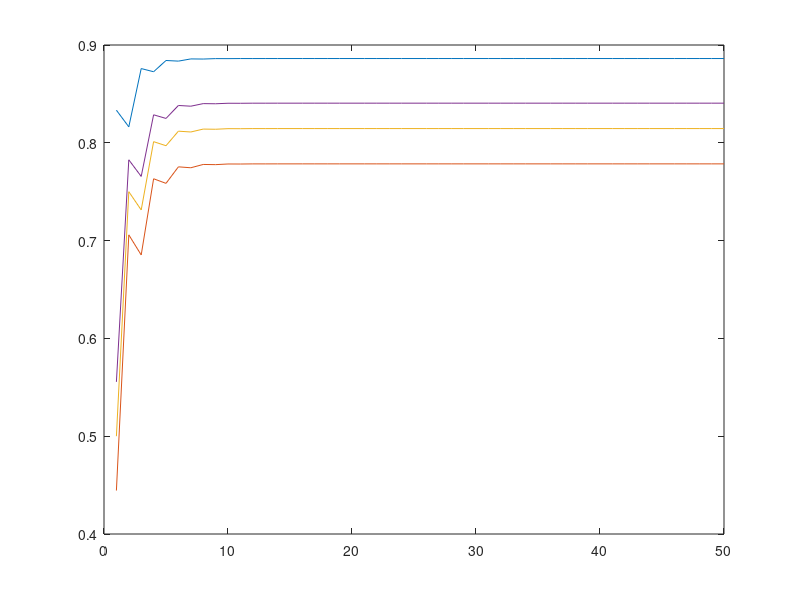

The MATLAB script that drew this image:
clc; clear all; close all;
T = 50;
sharedprior = [0.5,0.5,0.5,0.5];
beliefs = [0.9,0.4,0.5,0.6];
V = zeros(T,4);
consensus = min(beliefs)/(min(beliefs) + min(1-beliefs));

for t = 1:T    
    gg = sharedprior(1);
    dummyvar = [beliefs(1),sharedprior(2:4)];
    sharedprior(1) = min(dummyvar)/(min(dummyvar) + min(1-dummyvar));
    dummyvar = [beliefs(2),gg];
    sharedprior(2) = min(dummyvar)/(min(dummyvar) + min(1-dummyvar));
    dummyvar = [beliefs(3),gg];
    sharedprior(3) = min(dummyvar)/(min(dummyvar) + min(1-dummyvar));
    dummyvar = [beliefs(4),gg];
    sharedprior(4) = min(dummyvar)/(min(dummyvar) + min(1-dummyvar));
    V(t,:) = sharedprior;
end

figure(1)
plot(V(:,1))
 hold on
plot(V(:,2))
hold on
plot(V(:,3))
 hold on
 plot(V(:,4))